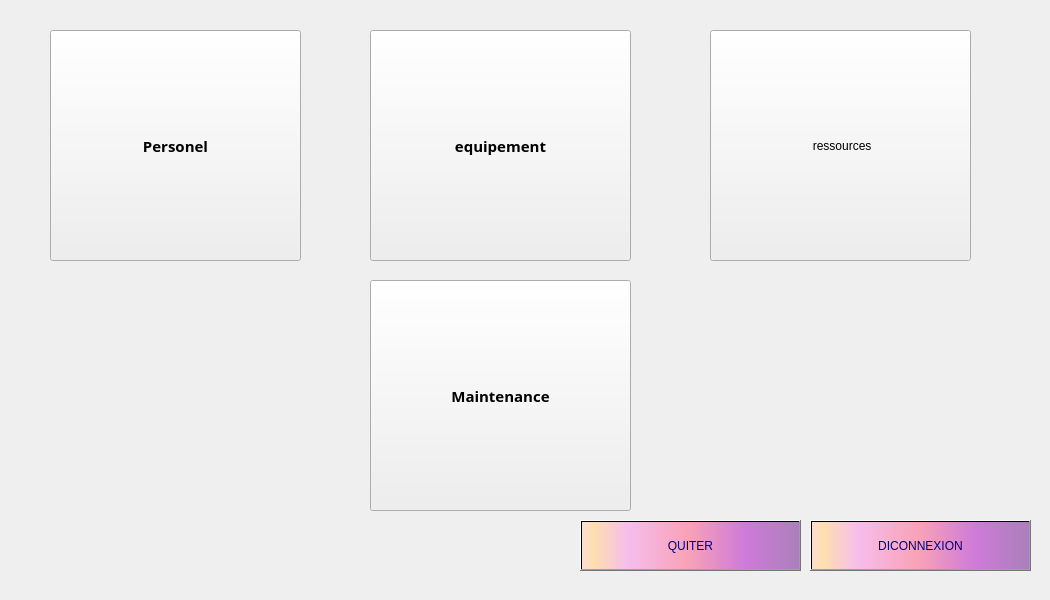
      <widget class="QWidget" name="page_15">
       <widget class="QWidget" name="widget_2" native="true">
        <property name="geometry">
         <rect>
          <x>50</x>
          <y>10</y>
          <width>991</width>
          <height>581</height>
         </rect>
        </property>
        <widget class="QPushButton" name="pushButton_19">
         <property name="geometry">
          <rect>
           <x>0</x>
           <y>20</y>
           <width>251</width>
           <height>231</height>
          </rect>
         </property>
         <property name="font">
          <font>
           <family>Script MT Bold</family>
           <pointsize>11</pointsize>
           <bold>true</bold>
          </font>
         </property>
         <property name="text">
          <string>Personel</string>
         </property>
         <property name="icon">
          <iconset resource="ressouces.qrc">
           <normaloff>:/images/user.png</normaloff>:/images/user.png</iconset>
         </property>
         <property name="iconSize">
          <size>
           <width>70</width>
           <height>70</height>
          </size>
         </property>
        </widget>
        <widget class="QPushButton" name="pushButton_20">
         <property name="geometry">
          <rect>
           <x>660</x>
           <y>20</y>
           <width>261</width>
           <height>231</height>
          </rect>
         </property>
         <property name="styleSheet">
          <string notr="true">font: 700 12pt &quot;Segoe UI&quot;;</string>
         </property>
         <property name="text">
          <string> ressources</string>
         </property>
         <property name="icon">
          <iconset resource="ressouces.qrc">
           <normaloff>:/images/layers.png</normaloff>:/images/layers.png</iconset>
         </property>
         <property name="iconSize">
          <size>
           <width>60</width>
           <height>60</height>
          </size>
         </property>
        </widget>
        <widget class="QPushButton" name="pushButton_21">
         <property name="geometry">
          <rect>
           <x>760</x>
           <y>510</y>
           <width>221</width>
           <height>51</height>
          </rect>
         </property>
         <property name="styleSheet">
          <string notr="true">background-color: qlineargradient(spread:pad, x1:1, y1:0, x2:1, y2:0, stop:0.919598 rgba(255, 0, 111, 255), stop:0.98 rgba(0, 0, 0, 255), stop:1 rgba(235, 148, 61, 255));
color: rgb(0, 0, 127);
background-color: qlineargradient(spread:pad, x1:0, y1:0, x2:1, y2:0, stop:0.0100503 rgba(252, 222, 204, 255), stop:0.0502513 rgba(254, 223, 175, 255), stop:0.211055 rgba(246, 189, 237, 255), stop:0.487437 rgba(249, 162, 183, 255), stop:0.753769 rgba(206, 122, 218, 255), stop:1 rgba(170, 128, 185, 255));</string>
         </property>
         <property name="text">
          <string>DICONNEXION</string>
         </property>
        </widget>
        <widget class="QPushButton" name="pushButton_22">
         <property name="geometry">
          <rect>
           <x>320</x>
           <y>270</y>
           <width>261</width>
           <height>231</height>
          </rect>
         </property>
         <property name="font">
          <font>
           <family>Script MT Bold</family>
           <pointsize>11</pointsize>
           <bold>true</bold>
          </font>
         </property>
         <property name="text">
          <string>Maintenance</string>
         </property>
         <property name="icon">
          <iconset resource="ressouces.qrc">
           <normaloff>:/images/ouvrier.png</normaloff>:/images/ouvrier.png</iconset>
         </property>
         <property name="iconSize">
          <size>
           <width>70</width>
           <height>70</height>
          </size>
         </property>
        </widget>
        <widget class="QPushButton" name="pushButton_23">
         <property name="geometry">
          <rect>
           <x>320</x>
           <y>20</y>
           <width>261</width>
           <height>231</height>
          </rect>
         </property>
         <property name="font">
          <font>
           <family>Script MT Bold</family>
           <pointsize>11</pointsize>
           <bold>true</bold>
          </font>
         </property>
         <property name="text">
          <string>equipement</string>
         </property>
         <property name="icon">
          <iconset resource="ressouces.qrc">
           <normaloff>:/images/cadeau.png</normaloff>:/images/cadeau.png</iconset>
         </property>
         <property name="iconSize">
          <size>
           <width>80</width>
           <height>80</height>
          </size>
         </property>
        </widget>
        <widget class="QPushButton" name="close_2">
         <property name="geometry">
          <rect>
           <x>530</x>
           <y>510</y>
           <width>221</width>
           <height>51</height>
          </rect>
         </property>
         <property name="styleSheet">
          <string notr="true">background-color: qlineargradient(spread:pad, x1:1, y1:0, x2:1, y2:0, stop:0.919598 rgba(255, 0, 111, 255), stop:0.98 rgba(0, 0, 0, 255), stop:1 rgba(235, 148, 61, 255));
color: rgb(0, 0, 127);
background-color: qlineargradient(spread:pad, x1:0, y1:0, x2:1, y2:0, stop:0.0100503 rgba(252, 222, 204, 255), stop:0.0502513 rgba(254, 223, 175, 255), stop:0.211055 rgba(246, 189, 237, 255), stop:0.487437 rgba(249, 162, 183, 255), stop:0.753769 rgba(206, 122, 218, 255), stop:1 rgba(170, 128, 185, 255));</string>
         </property>
         <property name="text">
          <string>QUITER</string>
         </property>
        </widget>
       </widget>
      </widget>
